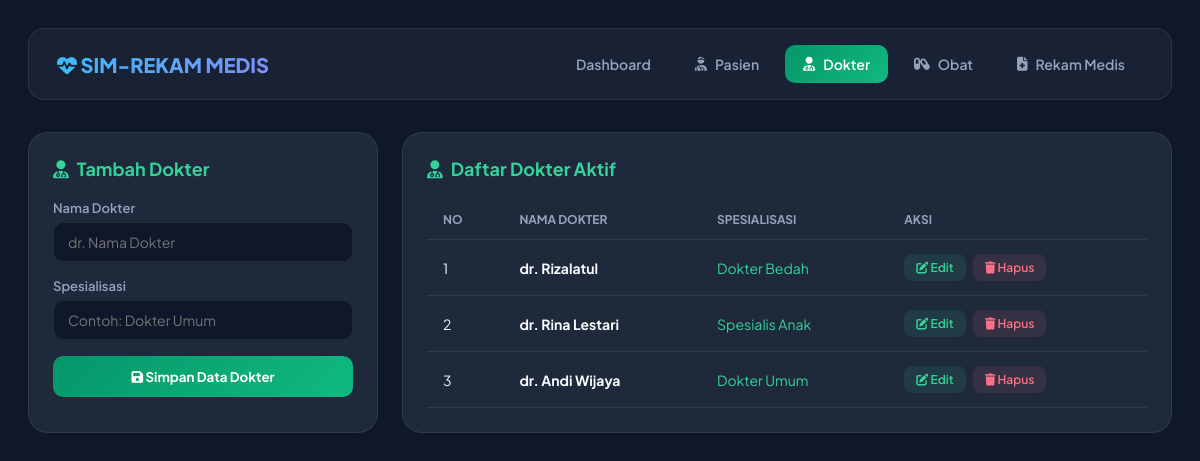
Screenshot of /dokter.php with the database file from the repository.
### tables this page shows
CREATE TABLE `dokter` (
  `id_dokter` int(11) NOT NULL,
  `nama_dokter` varchar(100) NOT NULL,
  `spesialisasi` varchar(50) NOT NULL
);

### dokter.php (the view, shortened to what this page needs)
<?php
include 'koneksi.php';
?>
<!DOCTYPE html>
<html lang="id">
<head>
    <link rel="stylesheet" href="https://cdnjs.cloudflare.com/ajax/libs/font-awesome/6.4.0/css/all.min.css">
</head>
<body>
    <nav class="navbar">
        <div class="brand"><i class="fa-solid fa-heart-pulse"></i> SIM-REKAM MEDIS</div>
        <div class="nav-links">
            <a href="index.php">Dashboard</a>
            <a href="pasien.php"><i class="fa-solid fa-user-injured"></i> Pasien</a>
            <a href="dokter.php" class="active"><i class="fa-solid fa-user-md"></i> Dokter</a>
            <a href="obat.php"><i class="fa-solid fa-capsules"></i> Obat</a>
            <a href="rekam_medis.php"><i class="fa-solid fa-file-medical"></i> Rekam Medis</a>
        </div>
    </nav>
    <div class="grid-container">
        <div class="card-panel">
            <h3><i class="fa-solid fa-user-md"></i> Tambah Dokter</h3>
            <form method="POST">
                <label>Nama Dokter</label>
                <input type="text" name="nama_dokter" placeholder="dr. Nama Dokter" required>
                <label>Spesialisasi</label>
                <input type="text" name="spesialisasi" placeholder="Contoh: Dokter Umum" required>
                <button type="submit" name="tambah" class="btn-submit"><i class="fa-solid fa-save"></i> Simpan Data Dokter</button>
            </form>
        </div>
        <div class="card-panel">
            <h3><i class="fa-solid fa-user-doctor"></i> Daftar Dokter Aktif</h3>
            <table>
                <thead>
                    <tr>
                        <th>No</th>
                        <th>Nama Dokter</th>
                        <th>Spesialisasi</th>
                        <th>Aksi</th>
                    </tr>
                </thead>
                <tbody>
                    <?php
                    $no = 1;
                    $query = mysqli_query($koneksi, "SELECT * FROM dokter ORDER BY id_dokter DESC");
                    while ($d = mysqli_fetch_assoc($query)) {
                    ?>
                    <tr>
                        <td><?= $no++; ?></td>
                        <td><strong><?= $d['nama_dokter']; ?></strong></td>
                        <td><span style="color:var(--accent-green)"><?= $d['spesialisasi']; ?></span></td>
                        <td>
                            <button class="btn-edit" onclick="openModalEdit('<?= $d['id_dokter']; ?>', '<?= $d['nama_dokter']; ?>', '<?= $d['spesialisasi']; ?>')"><i class="fa-solid fa-pen-to-square"></i> Edit</button>
                            <button class="btn-delete" onclick="konfirmasiHapus('dokter.php?hapus=<?= $d['id_dokter']; ?>', '<?= $d['nama_dokter']; ?>')"><i class="fa-solid fa-trash"></i> Hapus</button>
                        </td>
                    </tr>
                    <?php } ?>
                </tbody>
            </table>
        </div>
    </div>
</body>
</html>

### dokter.php (style rules this page uses)
:root { --bg-body: #0f172a; --bg-card: #1e293b; --bg-hover: #334155; --accent-green: #34d399; --accent-rose: #fb7185; --text-main: #f8fafc; --text-sub: #94a3b8; --border-color: rgba(255, 255, 255, 0.08); }
* { box-sizing: border-box; font-family: 'Plus Jakarta Sans', sans-serif; margin: 0; padding: 0; }
body { background-color: var(--bg-body); color: var(--text-main); padding: 28px; min-height: 100vh; }
.navbar { background: rgba(30, 41, 59, 0.7); backdrop-filter: blur(12px); border: 1px solid var(--border-color); padding: 16px 28px; border-radius: 16px; display: flex; justify-content: space-between; align-items: center; margin-bottom: 32px; }
.brand { font-size: 20px; font-weight: 800; background: linear-gradient(135deg, #38bdf8, #818cf8); -webkit-background-clip: text; -webkit-text-fill-color: transparent; }
.nav-links { display: flex; gap: 8px; }
.nav-links a { color: var(--text-sub); text-decoration: none; padding: 10px 18px; border-radius: 10px; font-size: 14px; font-weight: 600; transition: all 0.25s ease; display: flex; align-items: center; gap: 8px; }
.nav-links a.active { color: #ffffff; background: linear-gradient(135deg, #059669, #10b981); }
.grid-container { display: grid; grid-template-columns: 350px 1fr; gap: 24px; }
.card-panel { background: var(--bg-card); border: 1px solid var(--border-color); border-radius: 20px; padding: 24px; }
.card-panel h3 { font-size: 18px; margin-bottom: 20px; color: var(--accent-green); display: flex; align-items: center; gap: 8px; }
label { display: block; font-size: 13px; font-weight: 600; color: var(--text-sub); margin-bottom: 6px; }
input { width: 100%; background: #0f172a; border: 1px solid var(--border-color); color: white; padding: 10px 14px; border-radius: 10px; margin-bottom: 16px; font-size: 14px; outline: none; }
.btn-submit { width: 100%; background: linear-gradient(135deg, #059669, #10b981); color: white; border: none; padding: 12px; border-radius: 10px; font-weight: 700; cursor: pointer; }
table { width: 100%; border-collapse: collapse; }
th { text-align: left; padding: 12px 16px; color: var(--text-sub); font-size: 12px; text-transform: uppercase; border-bottom: 1px solid var(--border-color); }
td { padding: 14px 16px; font-size: 14px; border-bottom: 1px solid var(--border-color); }
.btn-edit { color: var(--accent-green); background: rgba(52, 211, 153, 0.1); padding: 6px 12px; border-radius: 8px; font-size: 12px; font-weight: 600; margin-right: 5px; border: none; cursor: pointer; }
.btn-delete { color: var(--accent-rose); background: rgba(251, 113, 133, 0.1); padding: 6px 12px; border-radius: 8px; border: none; font-size: 12px; font-weight: 600; cursor: pointer; }

### rows the page displays
dokter: nama_dokter "dr. Rizalatul", spesialisasi "Dokter Bedah"
dokter: nama_dokter "dr. Rina Lestari", spesialisasi "Spesialis Anak"
dokter: nama_dokter "dr. Andi Wijaya", spesialisasi "Dokter Umum"
